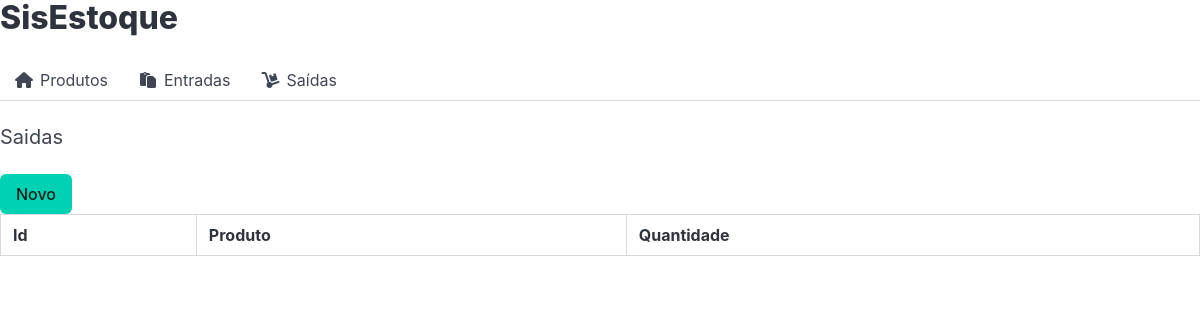
Page /saida/list_saida on the earlier database version.
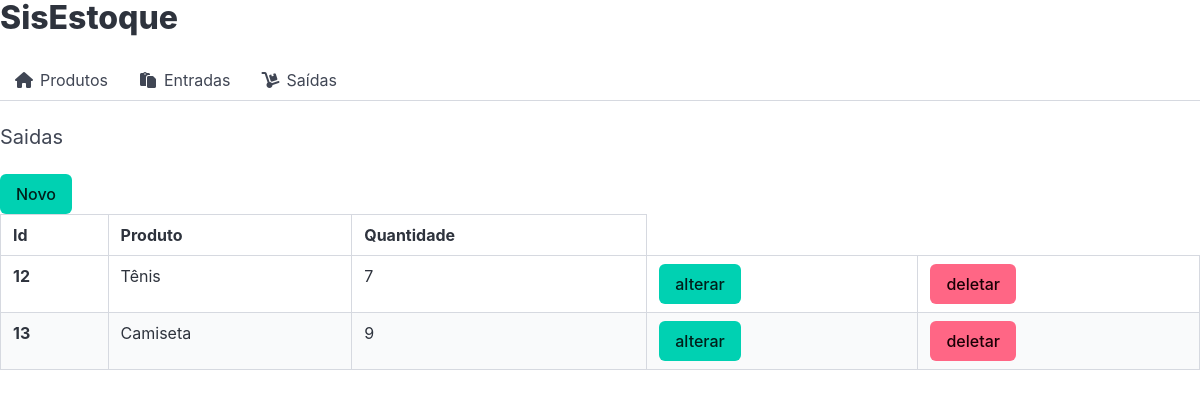
Same page on the later database version.
### saida/models.py (models this page shows, shortened)
class Saidas(models.Model):
    produto = models.ForeignKey(Produtos, on_delete=models.CASCADE, verbose_name='Produto')
    preco = models.FloatField('Preco', default=0)
    quantidade = models.IntegerField('Quantidade', default=0)
    criado = models.DateTimeField('Criado em', auto_now_add=True)
    modificado = models.DateTimeField('Modificado em', auto_now=True)

### produto/models.py (models this page shows, shortened)
class Produtos(models.Model):
    produto = models.CharField('Produto', max_length=200)
    cor = models.ForeignKey(Cores, on_delete=models.PROTECT, verbose_name='Cor')
    descricao = models.TextField('Descriçao', blank=True)
    quantidade = models.IntegerField('Quantidade', default=0)
    preco = models.DecimalField('Preço', decimal_places=2, max_digits=8, default=0)
    criado = models.DateTimeField('Criado em', auto_now_add=True)
    modificado = models.DateField('Modificado em', auto_now=True)
    def __str__(self):
        return self.produto
    class Meta:
        verbose_name = 'Produto'
        verbose_name_plural = 'Produtos'
        ordering = ['-produto']

### saida/views.py (the view)
# urls.py: path('list_saida', list_saida, name='list_saida'),
def list_saida(request):
    saidas = Saidas.objects.all()
    template_name = 'list_saida.html'
    context = {
        'saidas': saidas
    }
    return render(request, template_name, context)

### saida/templates/list_saida.html
{% extends 'base.html' %}{% block product %}
<h2 class="subtitle">Saidas</h2>
<a class="button is-primary" href="{% url 'saida:new_saida' %}">Novo</a>
<table class="table is-striped is-hoverable is-fullwidth is-bordered ">
  <thead>
    <tr>
      <th>Id</th>
      <th>Produto</th>
      <th>Quantidade</th>
    </tr>
  </thead>
  <tbody>{% for saida in saidas %}<tr>
      <th>{{ saida.id }}</th>
      <td>{{ saida.produto }}</td>
      <td>{{ saida.quantidade }}</td>
      <td><a class="button is-primary" href="{% url 'saida:update_saida' saida.id %}">alterar</a></td>
      <td><a class="button is-danger" href="{% url 'saida:delete_saida' saida.id %}">deletar</a></td>
    </tr>{% endfor %} </tbody>
</table>
{% endblock %}

### core/templates/base.html (shortened to what this page needs)
<!DOCTYPE html>
<html lang="pt-br">
<head>
    {% load static %}
    <link rel="stylesheet" href="https://cdn.jsdelivr.net/npm/bulma@1.0.4/css/bulma.min.css">
</head>
<body>
    <h1 class="title">SisEstoque</h1>
    <div class="tabs is-toggled">
      <ul>
        <li>
          <a href="{% url 'produto:list_produto' %}">
            <span class="icon is-small">
              <i class="fa-solid fa-home"></i>
            </span>
            <span>Produtos</span>
          </a>
        </li>
        <li>
          <a href="{% url 'entrada:list_entrada' %}">
            <span class="icon is-small">
              <i class="fa-solid fa-paste"></i>
            </span>
            <span>Entradas</span>
          </a>
        </li>
        <li>
          <a href="{% url 'saida:list_saida' %}">
            <span class="icon is-small">
              <i class="fa-solid fa-dolly"></i>
            </span>
            <span>Saídas</span>
          </a>
        </li>
      </ul>
    </div>
    {% block product %}{% endblock %}
</body>
</html>

Differences in the rows shown:
added Saidas: id "12", produto "Tênis", quantidade "7"
added Saidas: id "13", produto "Camiseta", quantidade "9"
